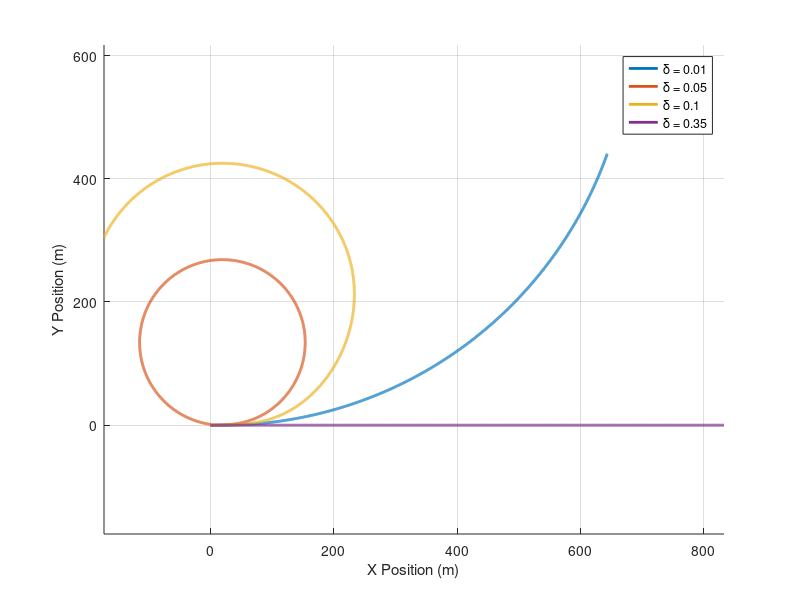

Reproduce this figure in MATLAB.
% ME 303 - Zhao Pan
% Programmers: Shaan B, Zubair H, Mirza M, Dharmik R, Milind K
% Date: 11th March, 2025

clc; % Clear command window and workspace

% Table 1 Parameters
m = 1400; % Vehicle mass (kg)
a = 1.14; % Distance from centre of mass to the front axle (m)
b = 1.33; % Distance from centre of mass to the rear axle (m)
Iz = 2420; % Yaw inertia (kg·m^2)
dt = 0.01; % Δt (grid spacing)
t = 0:dt:30; % Simulate for 5 seconds

% Vehicle speed (100 km/h in m/s)
u = 100 / 3.6;

% Define different steering angles to test
delta_vals = [0.01, 0.05, 0.1, 0.35];  % Three different delta values
labels = {'\delta = 0.01', '\delta = 0.05', ...
    '\delta = 0.1','\delta = 0.35'};

figure; % open new figure
grid on; % enable grid for clarity
hold on; % hold for multiple plots

for d = 1:length(delta_vals) % plot for each delta
    delta = delta_vals(d);

    % Determine tire cornering stiffness based on delta
    if abs(delta) <= 0.06
        Cf = 20000;
        Cr = 20000;
    elseif abs(delta) <= 0.3
        Cf = 5000;
        Cr = 5000;
    else
        Cf = 0;
        Cr = 0;
    end

    % System of ODEs
    A = [- (Cf + Cr) / (m * u), - (a * Cf - b * Cr) / (m * u) - u;
         - (a * Cf - b * Cr) / (Iz * u),-(a^2 * Cf + b^2 * Cr) / (Iz * u)];
    B = [Cf / m; a * Cf / Iz];

    % Initial conditions
    x0 = [0; 0]; % [y_dot; psi_dot]
    psi0 = 0; % Initial heading angle
    X0 = 0; % Initial X position
    Y0 = 0; % Initial Y position

    % Pre-allocate storage for states
    x_rk4 = zeros(2, length(t)); x_rk4(:,1) = x0;
    psi = zeros(1, length(t)); psi(1) = psi0;
    X = zeros(1, length(t)); X(1) = X0;
    Y = zeros(1, length(t)); Y(1) = Y0;

    % RK4 Solver (same as before)
    for i = 1:length(t)-1
        k1 = A * x_rk4(:,i) + B * delta;
        k2 = A * (x_rk4(:,i) + 0.5 * dt * k1) + B * delta;
        k3 = A * (x_rk4(:,i) + 0.5 * dt * k2) + B * delta;
        k4 = A * (x_rk4(:,i) + dt * k3) + B * delta;
        x_rk4(:,i+1) = x_rk4(:,i) + (dt/6) * (k1 + 2*k2 + 2*k3 + k4);

        % Integrate yaw rate to get heading angle
        psi(i+1) = psi(i) + dt * x_rk4(2,i);

        % Integrate velocity equations to get X and Y positions
        v_y = x_rk4(1,i) + a * x_rk4(2,i);
        X(i+1) = X(i) + dt * (u * cos(psi(i)) - v_y * sin(psi(i)));
        Y(i+1) = Y(i) + dt * (v_y * cos(psi(i)) + u * sin(psi(i)));
    end

    plot(X, Y, 'LineWidth', 2, 'DisplayName', labels{d});
end

% Final plot formatting
xlabel('X Position (m)'); % y-axis label
ylabel('Y Position (m)'); % x-axis label
legend('show');  % Show legend with delta values
axis equal; % Keep x and y axes equal when zooming in and out
